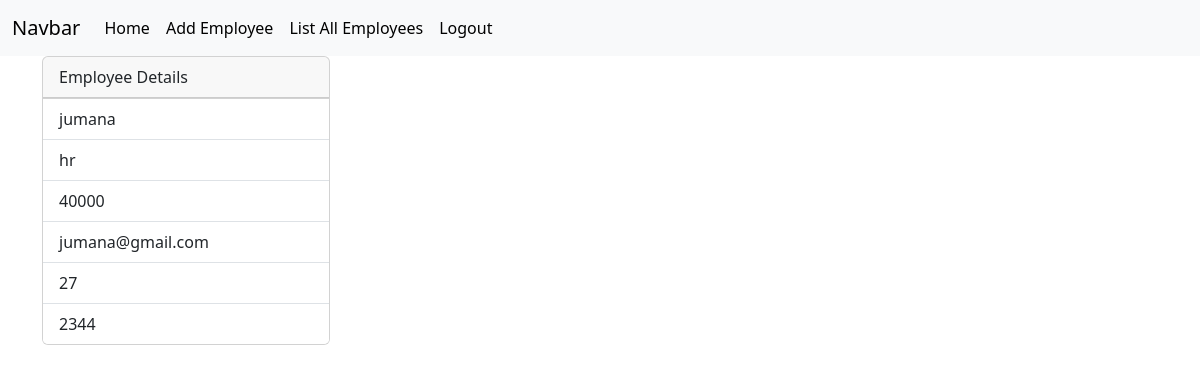
/employees/6 (signed in), run on the app's committed database.
### crm/models.py (models this page shows, shortened)
class Employees(models.Model):
    name=models.CharField(max_length=200)
    department=models.CharField(max_length=200)
    salary=models.PositiveIntegerField()
    email=models.EmailField(unique=True)
    contact=models.CharField(null=True,max_length=20)
    age=models.PositiveIntegerField()
    profile_pic=models.ImageField(upload_to="images",null=True,blank=True)
    dob=models.DateField(null=True,blank=True)

### crm/views.py (the view)
# urls.py: path("employees/<int:pk>",views.EmployeeDetailView.as_view(),name="emp-detail"),
@method_decorator(signin_required,name="dispatch")
class EmployeeDetailView(View):
    def get(self,request,*args,**kwargs):
        id=kwargs.get("pk")
        qs=Employees.objects.get(id=id)
        return render(request,"emp_detail.html",{"data":qs})

### crm/views.py (called while the page is built)
def signin_required(fn):
    def wrapper(request,*args,**kwargs):
        if not request.user.is_authenticated:
            messages.error(request,"invalid session")
            return redirect("signin")
        else:
            return fn(request,*args,**kwargs)
    return wrapper

### crm/templates/emp_detail.html (shortened to what this page needs)
{%extends 'base.html'%}
{%block body_block%}
<div class="container">
  <div class="card" style="width: 18rem;">
      <div class="card-header">
        Employee Details
      </div>
      <ul class="list-group list-group-flush">
        <li class="list-group-item">{{data.name}}</li>
        <li class="list-group-item">{{data.department}}</li>
        <li class="list-group-item">{{data.salary}}</li>
        <li class="list-group-item">{{data.email}}</li>
        <li class="list-group-item">{{data.age}}</li>
        <li class="list-group-item">{{data.contact}}</li>
      </ul>
    </div>
</div>
{%endblock%}

### data on the page
Employees: name "jumana", department "hr", salary "40000", email "jumana@gmail.com", age "27", contact "2344"
